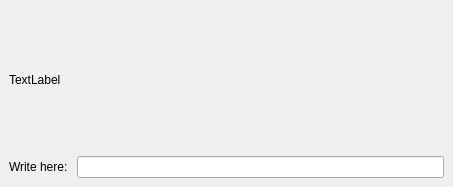
<?xml version="1.0" encoding="UTF-8"?>
<ui version="4.0">
 <class>MainWindow</class>
 <widget class="QMainWindow" name="MainWindow">
  <property name="geometry">
   <rect>
    <x>0</x>
    <y>0</y>
    <width>453</width>
    <height>187</height>
   </rect>
  </property>
  <property name="windowTitle">
   <string>MainWindow</string>
  </property>
  <widget class="QWidget" name="centralwidget">
   <layout class="QVBoxLayout" name="verticalLayout_4">
    <item>
     <layout class="QVBoxLayout" name="verticalLayout">
      <item>
       <widget class="QLabel" name="label">
        <property name="text">
         <string>TextLabel</string>
        </property>
       </widget>
      </item>
      <item>
       <layout class="QHBoxLayout" name="horizontalLayout">
        <item>
         <widget class="QLabel" name="label_2">
          <property name="text">
           <string>Write here: </string>
          </property>
         </widget>
        </item>
        <item>
         <widget class="MyLineEdit" name="lineEdit"/>
        </item>
       </layout>
      </item>
     </layout>
    </item>
   </layout>
  </widget>
 </widget>
 <customwidgets>
  <customwidget>
   <class>MyLineEdit</class>
   <extends>QLineEdit</extends>
   <header>MyLineEdit.h</header>
   <slots>
    <signal>enviaText(QString)</signal>
    <slot>tractaReturn()</slot>
   </slots>
  </customwidget>
 </customwidgets>
 <resources/>
 <connections>
  <connection>
   <sender>lineEdit</sender>
   <signal>returnPressed()</signal>
   <receiver>lineEdit</receiver>
   <slot>tractaReturn()</slot>
   <hints>
    <hint type="sourcelabel">
     <x>264</x>
     <y>137</y>
    </hint>
    <hint type="destinationlabel">
     <x>264</x>
     <y>137</y>
    </hint>
   </hints>
  </connection>
  <connection>
   <sender>lineEdit</sender>
   <signal>enviaText(QString)</signal>
   <receiver>label</receiver>
   <slot>setText(QString)</slot>
   <hints>
    <hint type="sourcelabel">
     <x>264</x>
     <y>137</y>
    </hint>
    <hint type="destinationlabel">
     <x>226</x>
     <y>48</y>
    </hint>
   </hints>
  </connection>
 </connections>
</ui>
